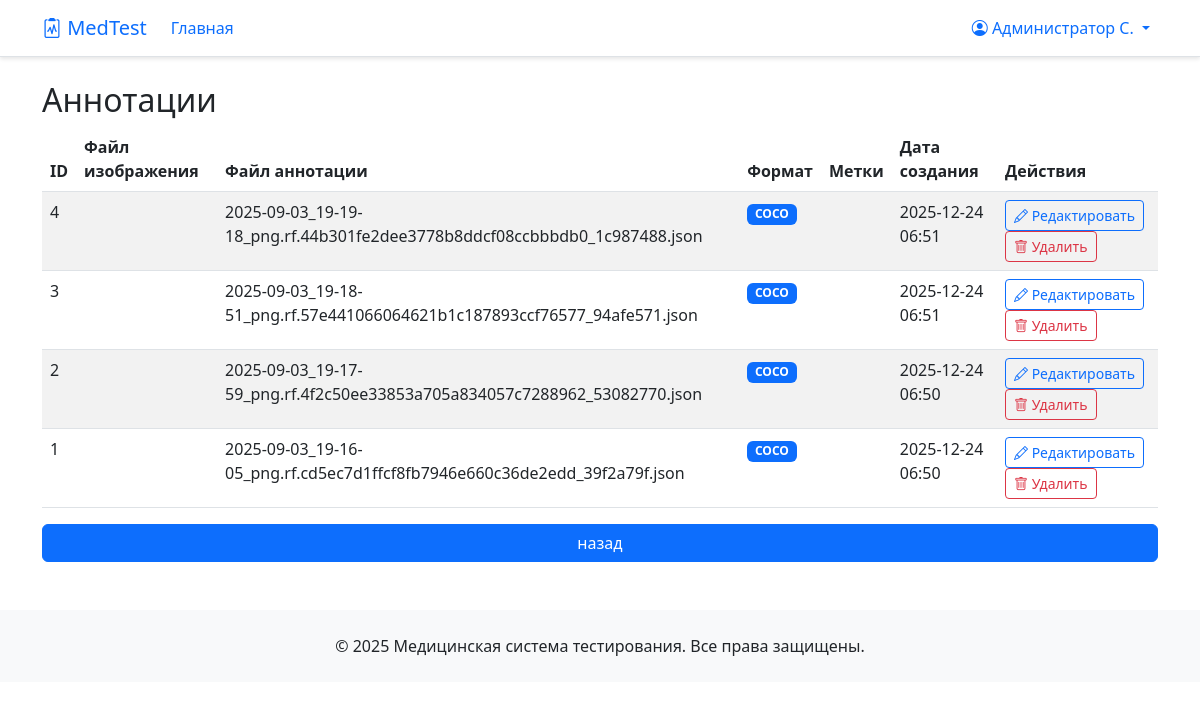
Page /database/database/annotations (signed in) on the committed database.
### app/models/user.py (models this page shows, shortened)
class User(UserMixin, db.Model):
    __tablename__ = 'users'
    id = db.Column(Integer, primary_key=True)
    username = db.Column(String(120), unique=True, nullable=False)
    password_hash = db.Column(String(120), nullable=False)
    role = db.Column(String(20), default='student')  # 'admin', 'teacher', 'student'
    language = db.Column(String(5), default='ru')  # Язык интерфейса
    theme = db.Column(String(50), default='default')  # Тема оформления
    first_name = db.Column(String(100))  # Имя (для студентов)
    last_name = db.Column(String(100))   # Фамилия (для студентов)
    middle_name = db.Column(String(100)) # Отчество (для студентов)
    group_number = db.Column(String(50)) # Номер группы (для студентов)
    created_at = db.Column(DateTime, default=datetime.utcnow)
    test_results = db.relationship('TestResult', back_populates='user', lazy=True)
    creator_questions = db.relationship('Question', back_populates='creator', lazy=True, foreign_keys='Question.creator_id')
    def get_formatted_name(self):
        if self.last_name:
            initials = ""
            if self.first_name:
                initials += f"{self.last_name[0]}." if len(self.last_name) > 0 else ""
            if self.middle_name:
                initials += f"{self.middle_name[0]}." if len(self.middle_name) > 0 else ""
            if initials:
                return f"{self.first_name} {initials}"
            else:
                return self.first_name
        return self.username

### app/models/annotation.py (models this page shows, shortened)
class ImageAnnotation(db.Model):
    __tablename__ = 'image_annotations'
    id = db.Column(Integer, primary_key=True)
    image_file = db.Column(String(200), nullable=False)
    annotation_file = db.Column(String(200))  # Путь к файлу аннотации (COCO/JSON или YOLO/TXT)
    format_type = db.Column(String(10), default='coco')  # 'coco' или 'yolo'
    created_at = db.Column(DateTime, default=datetime.utcnow)
    questions = db.relationship('Question', back_populates='image_annotation', lazy=True)

### app/routes/database.py (the view)
@bp.route('/database/annotations')
@login_required
def annotations():
    if current_user.role != 'admin':
        flash(_('Доступ запрещён'))
        return redirect(url_for('main.index'))
    sort_by, order, per_page, page = _get_pagination_params()
    sort_fields = {
        'id': ImageAnnotation.id,
        'image': ImageAnnotation.image_file,
        'annotation': ImageAnnotation.annotation_file,
        'format': ImageAnnotation.format_type,
        'date': ImageAnnotation.created_at,
    }
    query = ImageAnnotation.query
    query = _apply_sorting(query, ImageAnnotation, sort_by, sort_fields, order, ImageAnnotation.created_at)
    if per_page is None:
        annotations_list = query.all()
        pagination = None
    else:
        pagination = query.paginate(page=page, per_page=per_page, error_out=False)
        annotations_list = pagination.items
    return render_template('database/annotations.html',
                          annotations=annotations_list,
                          pagination=pagination,
                          current_per_page=request.args.get('per_page', '10'))

### app/__init__.py (called while the page is built)
@login_manager.user_loader
def load_user(user_id):
    from app.models.user import User
    if user_id is None:
        return None
    try:
        return User.query.get(int(user_id))
    except (ValueError, TypeError):
        return None

### app/routes/database.py (called while the page is built)
def _get_pagination_params():
    sort_by = request.args.get('sort_by', 'date')
    order = request.args.get('order', 'desc')
    per_page_raw = request.args.get('per_page', '10')
    page = request.args.get('page', 1, type=int)
    try:
        per_page = int(per_page_raw) if per_page_raw != 'all' else None
    except (TypeError, ValueError):
        per_page = 10
    return sort_by, order, per_page, page

def _apply_sorting(query, model, sort_by, sort_fields, order, default_field):
    sort_field = sort_fields.get(sort_by, default_field)
    sort_expr = asc(sort_field) if order == 'asc' else desc(sort_field)
    return query.order_by(sort_expr)

### app/templates/database/annotations.html (shortened to what this page needs)
{% extends "base.html" %}
{% block content %}
<h2>{{ _('Аннотации') }}</h2>
<div class="table-responsive">
    <table class="table table-striped">
        <thead>
            <tr>
                <th>{{ _('ID') }}</th>
                <th>{{ _('Файл изображения') }}</th>
                <th>{{ _('Файл аннотации') }}</th>
                <th>{{ _('Формат') }}</th>
                <th>{{ _('Метки') }}</th>
                <th>{{ _('Дата создания') }}</th>
                <th>{{ _('Действия') }}</th>
            </tr>
        </thead>
        <tbody>
            {% for annotation in annotations %}
            <tr>
                <td>{{ annotation.id }}</td>
                <td>{{ annotation.filename }}</td>
                <td>{{ annotation.annotation_file }}</td>
                <td>
                    <span class="badge bg-{{ 'primary' if annotation.format_type == 'coco' else 'success' }}">
                        {{ _(annotation.format_type|upper) }}
                    </span>
                </td>
                <td>{{ annotation.labels|from_json|join(', ')|truncate(30) }}</td>
                <td>{{ annotation.created_at.strftime('%Y-%m-%d %H:%M') }}</td>
                <td>
                    <a href="{{ url_for('database.edit_record', table='annotations', id=annotation.id) }}" class="btn btn-sm btn-outline-primary">
                        <i class="bi bi-pencil"></i> {{ _('Редактировать') }}
                    </a>
                    <a href="{{ url_for('database.delete_record', table='annotations', id=annotation.id) }}"
                       class="btn btn-sm btn-outline-danger"
                       onclick="return confirm('{{ _('Удалить аннотацию?') }}')">
                        <i class="bi bi-trash"></i> {{ _('Удалить') }}
                    </a>
                </td>
            </tr>
            {% endfor %}
        </tbody>
    </table>
    <div class="d-grid gap-2">
        <a href="{{ url_for('database.index') }}" class="btn btn-primary">{{ _('назад') }}</a>
    </div>
</div>
{% endblock %}

### app/templates/base.html (shortened to what this page needs)
<!DOCTYPE html>
<html lang="{{ session.get('language', 'ru') }}">
<head>
    <link href="https://cdn.jsdelivr.net/npm/bootstrap@5.3.0/dist/css/bootstrap.min.css  " rel="stylesheet">
    <link rel="stylesheet" href="https://cdn.jsdelivr.net/npm/bootstrap-icons@1.10.0/font/bootstrap-icons.css  ">
</head>
<body>
    <div class="lang-buttons">
        <a href="{{ url_for('auth.change_language', language='ru') }}" class="lang-btn {{ 'active' if session.get('language', 'ru') == 'ru' }}">RU</a>
        <a href="{{ url_for('auth.change_language', language='en') }}" class="lang-btn {{ 'active' if session.get('language', 'ru') == 'en' }}">EN</a>
    </div>
    <nav class="navbar navbar-expand-lg navbar-light bg-white border-bottom">
        <div class="container">
            <a class="navbar-brand" href="{{ url_for('main.index') }}">
                <i class="bi bi-clipboard2-pulse"></i> MedTest
            </a>
            <div class="collapse navbar-collapse" id="navbarNav">
                <ul class="navbar-nav me-auto">
                    <li class="nav-item">
                        <a class="nav-link" href="{{ url_for('main.index') }}">{{ _('Главная') }}</a>
                    </li>
                </ul>
                <ul class="navbar-nav">
                    {% if current_user.is_authenticated %}
                        <li class="nav-item dropdown">
                            <a class="nav-link dropdown-toggle" href="#" role="button" data-bs-toggle="dropdown">
                                <i class="bi bi-person-circle"></i> {{ current_user.get_formatted_name() }}
                            </a>
                        </li>
                    {% else %}
                        <li class="nav-item">
                            <a class="nav-link" href="{{ url_for('auth.login') }}">{{ _('Вход') }}</a>
                        </li>
                    {% endif %}
                </ul>
            </div>
        </div>
    </nav>
        {% set messages = get_flashed_messages() %}
    <main class="container mt-4">
        {% block content %}{% endblock %}
    </main>
    <footer class="bg-light text-dark py-4 mt-5">
        <div class="container text-center">
            <p class="mb-0">{{ _('© 2025 Медицинская система тестирования. Все права защищены.') }}</p>
        </div>
    </footer>
</body>
</html>

### app/templates/base.html (style rules this page uses)
:root { --primary-color: #0d6efd; --secondary-color: #6c757d; --success-color: #198754; --info-color: #0dcaf0; --warning-color: #ffc107; --danger-color: #dc3545; --light-color: #f8f9fa; --dark-color: #212529; --white-color: #ffffff; --blue-color: #0d6efd; }
.bg-primary { background-color: var(--primary-color) !important; }
.btn-primary { background-color: var(--primary-color); border-color: var(--primary-color); }
.navbar { background-color: var(--white-color) !important; box-shadow: 0 2px 4px rgba(0,0,0,0.1); }
.navbar-brand, .nav-link { color: var(--primary-color) !important; }
.lang-buttons { position: absolute; top: 10px; right: 10px; }
.lang-btn { border: none; background: none; color: #6c757d; cursor: pointer; font-size: 0.9rem; margin-left: 5px; padding: 2px 5px; border-radius: 3px; }
.lang-btn.active { color: #0d6efd; font-weight: bold; }

### rows in the picture
User: get_formatted_name "Администратор С."
ImageAnnotation: id "4", annotation_file "2025-09-03_19-19-18_png.rf.44b301fe2dee3778b8ddcf08ccbbbdb0_1c987488.json", created_at "2025-12-24 06:51"
ImageAnnotation: id "3", annotation_file "2025-09-03_19-18-51_png.rf.57e441066064621b1c187893ccf76577_94afe571.json", created_at "2025-12-24 06:51"
ImageAnnotation: id "2", annotation_file "2025-09-03_19-17-59_png.rf.4f2c50ee33853a705a834057c7288962_53082770.json", created_at "2025-12-24 06:50"
ImageAnnotation: id "1", annotation_file "2025-09-03_19-16-05_png.rf.cd5ec7d1ffcf8fb7946e660c36de2edd_39f2a79f.json", created_at "2025-12-24 06:50"
